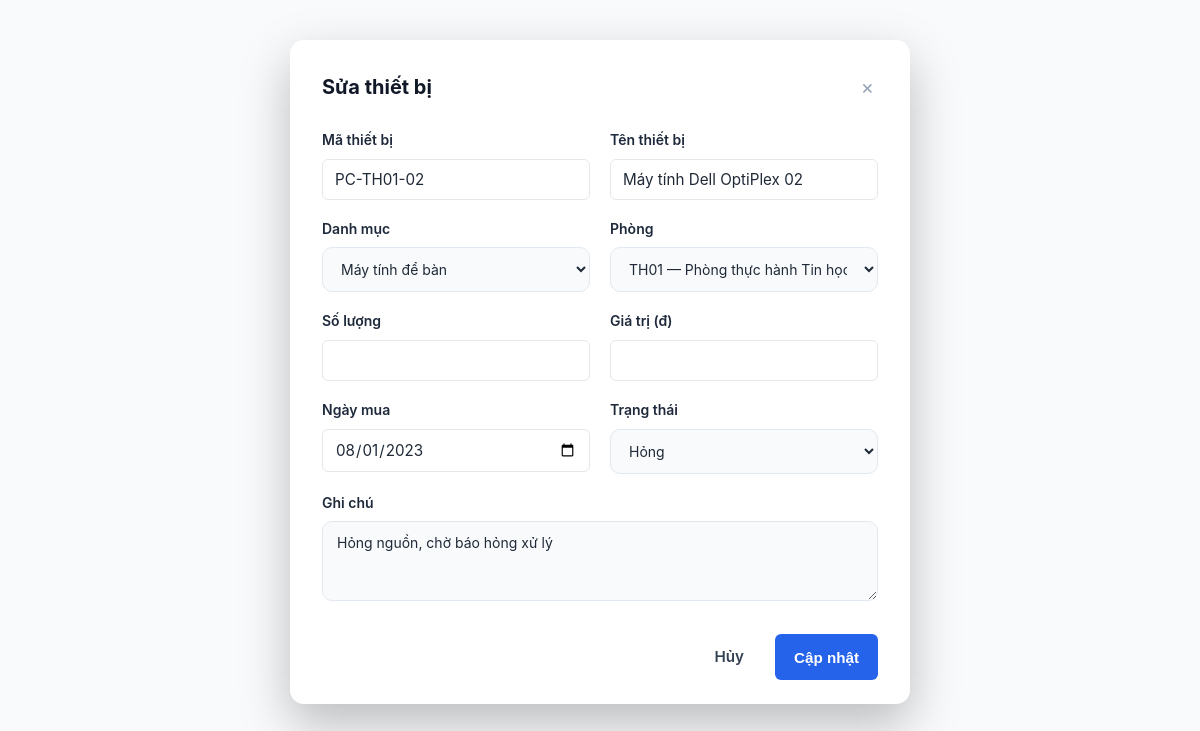
Screenshot of /equipment/edit.php?id=2 with the database file from the repository.
### tables this page shows
CREATE TABLE `equipment` (
    `id`             INT UNSIGNED AUTO_INCREMENT PRIMARY KEY,
    `ma_thiet_bi`    VARCHAR(30)  NOT NULL,
    `ten_thiet_bi`   VARCHAR(150) NOT NULL,
    `type_id`        INT UNSIGNED NOT NULL,
    `room_id`        INT UNSIGNED NULL COMMENT 'NULL = thiết bị lưu động, có thể mang đi mượn',
    `co_the_muon`    TINYINT(1)   NOT NULL DEFAULT 0 COMMENT 'Đánh dấu thiết bị dùng cho luồng mượn thiết bị',
    `trang_thai`     ENUM('active','broken','maintenance','borrowed') NOT NULL DEFAULT 'active',
    `ngay_mua`       DATE NULL,
    `mo_ta`          TEXT NULL,
    `created_at`     DATETIME NOT NULL DEFAULT CURRENT_TIMESTAMP,
    `updated_at`     DATETIME NOT NULL DEFAULT CURRENT_TIMESTAMP ON UPDATE CURRENT_TIMESTAMP,
    UNIQUE KEY `uq_equipment_ma_thiet_bi` (`ma_thiet_bi`),
    KEY `idx_equipment_type_id` (`type_id`),
    KEY `idx_equipment_room_id` (`room_id`),
    KEY `idx_equipment_trang_thai` (`trang_thai`),
    CONSTRAINT `fk_equipment_type`
        FOREIGN KEY (`type_id`) REFERENCES `equipment_types` (`id`)
        ON DELETE RESTRICT ON UPDATE CASCADE,
    CONSTRAINT `fk_equipment_room`
        FOREIGN KEY (`room_id`) REFERENCES `rooms` (`id`)
        ON DELETE SET NULL ON UPDATE CASCADE
);

CREATE TABLE `equipment_types` (
    `id`        INT UNSIGNED AUTO_INCREMENT PRIMARY KEY,
    `ten_loai`  VARCHAR(100) NOT NULL,
    `mo_ta`     TEXT NULL,
    `created_at` DATETIME NOT NULL DEFAULT CURRENT_TIMESTAMP,
    `updated_at` DATETIME NOT NULL DEFAULT CURRENT_TIMESTAMP ON UPDATE CURRENT_TIMESTAMP,
    UNIQUE KEY `uq_equipment_types_ten_loai` (`ten_loai`)
);

CREATE TABLE `rooms` (
    `id`          INT UNSIGNED AUTO_INCREMENT PRIMARY KEY,
    `ma_phong`    VARCHAR(20)  NOT NULL COMMENT 'VD: TH01',
    `ten_phong`   VARCHAR(100) NOT NULL,
    `vi_tri`      VARCHAR(150) NOT NULL COMMENT 'Toà nhà, tầng',
    `suc_chua`    INT UNSIGNED NOT NULL,
    `trang_thai`  ENUM('available','maintenance','closed') NOT NULL DEFAULT 'available',
    `mo_ta`       TEXT NULL,
    `created_at`  DATETIME NOT NULL DEFAULT CURRENT_TIMESTAMP,
    `updated_at`  DATETIME NOT NULL DEFAULT CURRENT_TIMESTAMP ON UPDATE CURRENT_TIMESTAMP,
    UNIQUE KEY `uq_rooms_ma_phong` (`ma_phong`),
    KEY `idx_rooms_trang_thai` (`trang_thai`),
    CONSTRAINT `chk_rooms_suc_chua` CHECK (`suc_chua` > 0)
);

### models/ThietBi.php (called while the page is built, shortened)
<?php
class ThietBi
{
    private PDO $pdo;
    public function __construct(PDO $pdo)
    {
        $this->pdo = $pdo;
    }
    public function getById(int $id): array|false
    {
        $stmt = $this->pdo->prepare("SELECT * FROM equipment WHERE id = :id");
        $stmt->execute(['id' => $id]);
        return $stmt->fetch();
    }
    public function danhSachLoai(): array
    {
        return $this->pdo->query("SELECT * FROM equipment_types ORDER BY ten_loai")->fetchAll();
    }
    public function danhSachPhong(): array
    {
        return $this->pdo->query("SELECT id, ma_phong, ten_phong FROM rooms ORDER BY ma_phong")->fetchAll();
    }
}

### equipment/edit.php (the view, shortened to what this page needs)
<?php
require_once __DIR__ . '/../config/database.php';
require_once __DIR__ . '/../models/ThietBi.php';
$tbModel = new ThietBi($pdo);
$cacLoai  = $tbModel->danhSachLoai();
$cacPhong = $tbModel->danhSachPhong();
$errors = $_SESSION['tb_errors'] ?? [];
$old    = $_SESSION['tb_old'] ?? [];
$id = (int)($_GET['id'] ?? 0);
$tb = $tbModel->getById($id);
$data = !empty($old) ? $old : $tb;
?>
<!DOCTYPE html>
<html lang="vi">
<head>
    <link rel="stylesheet" href="../assets/css/style.css">
</head>
<body>
<div class="modal-box" style="margin:40px auto;">
    <div class="modal-header">
        <h2>Sửa thiết bị</h2>
        <a href="index.php" class="modal-close">&times;</a>
    </div>
    <form method="POST" action="xuly.php" novalidate>
        <div class="form-row">
            <div class="form-group <?= isset($errors['ma_thiet_bi']) ? 'has-error' : '' ?>">
                <label for="ma_thiet_bi">Mã thiết bị</label>
                <input type="text" id="ma_thiet_bi" name="ma_thiet_bi" value="<?= htmlspecialchars($data['ma_thiet_bi']) ?>">
            </div>
            <div class="form-group <?= isset($errors['ten_thiet_bi']) ? 'has-error' : '' ?>">
                <label for="ten_thiet_bi">Tên thiết bị</label>
                <input type="text" id="ten_thiet_bi" name="ten_thiet_bi" value="<?= htmlspecialchars($data['ten_thiet_bi']) ?>">
            </div>
        </div>
        <div class="form-row">
            <div class="form-group">
                <label for="type_id">Danh mục</label>
                <select id="type_id" name="type_id">
                    <?php foreach ($cacLoai as $loai): ?>
                        <option value="<?= $loai['id'] ?>" <?= (int)$data['type_id'] === (int)$loai['id'] ? 'selected' : '' ?>>
                            <?= htmlspecialchars($loai['ten_loai']) ?>
                        </option>
                    <?php endforeach; ?>
                </select>
            </div>
            <div class="form-group">
                <label for="room_id">Phòng</label>
                <select id="room_id" name="room_id">
                    <?php foreach ($cacPhong as $p): ?>
                        <option value="<?= $p['id'] ?>" <?= (int)($data['room_id'] ?? 0) === (int)$p['id'] ? 'selected' : '' ?>>
                            <?= htmlspecialchars($p['ma_phong']) ?> — <?= htmlspecialchars($p['ten_phong']) ?>
                        </option>
                    <?php endforeach; ?>
                </select>
            </div>
        </div>
        <div class="form-row">
            <div class="form-group <?= isset($errors['so_luong']) ? 'has-error' : '' ?>">
                <label for="so_luong">Số lượng</label>
                <input type="number" id="so_luong" name="so_luong" min="1" value="<?= htmlspecialchars($data['so_luong']) ?>">
            </div>
            <div class="form-group">
                <label for="gia_tri">Giá trị (đ)</label>
                <input type="number" id="gia_tri" name="gia_tri" min="0" value="<?= htmlspecialchars($data['gia_tri'] ?? '') ?>">
            </div>
        </div>
        <div class="form-row">
            <div class="form-group">
                <label for="ngay_mua">Ngày mua</label>
                <input type="date" id="ngay_mua" name="ngay_mua" value="<?= htmlspecialchars($data['ngay_mua'] ?? '') ?>">
            </div>
            <div class="form-group">
                <label for="trang_thai">Trạng thái</label>
                <select id="trang_thai" name="trang_thai">
                    <option value="broken" <?= $data['trang_thai'] === 'broken' ? 'selected' : '' ?>>Hỏng</option>
                </select>
            </div>
        </div>
        <div class="form-group">
            <label for="mo_ta">Ghi chú</label>
            <textarea id="mo_ta" name="mo_ta"><?= htmlspecialchars($data['mo_ta'] ?? '') ?></textarea>
        </div>
        <div class="modal-footer">
            <a href="index.php" class="btn btn-cancel">Hủy</a>
            <button type="submit" class="btn btn-primary">Cập nhật</button>
        </div>
    </form>
</div>
</body>
</html>

### assets/css/style.css (style rules this page uses)
* { box-sizing: border-box; }
body { font-family: -apple-system, BlinkMacSystemFont, "Segoe UI", Roboto, Helvetica, Arial, sans-serif; background: #f7f8fa; margin: 0; color: #0f172a; }
a { text-decoration: none; color: inherit; }
.btn { padding: 9px 16px; border-radius: 9px; font-size: 13.5px; font-weight: 600; cursor: pointer; border: 1px solid transparent; display: inline-flex; align-items: center; justify-content: center; gap: 6px; flex: 1; transition: background .15s, border-color .15s; }
.modal-box { background: #fff; width: 100%; max-width: 620px; max-height: 92vh; overflow-y: auto; border-radius: 14px; padding: 28px 32px 24px; box-shadow: 0 20px 50px rgba(0,0,0,0.25); }
.modal-header { display: flex; align-items: center; justify-content: space-between; margin-bottom: 22px; }
.modal-header h2 { margin: 0; font-size: 20px; font-weight: 700; }
.modal-close { background: none; border: none; font-size: 20px; color: #94a3b8; cursor: pointer; padding: 4px; }
.form-group { margin-bottom: 18px; }
.form-row { display: flex; gap: 20px; }
.form-row .form-group { flex: 1; }
.form-group label { display: block; font-weight: 600; font-size: 14px; color: #1e293b; margin-bottom: 8px; }
.form-group input, .form-group select, .form-group textarea { width: 100%; padding: 12px 14px; border: 1px solid #e2e8f0; border-radius: 10px; background: #f8fafc; font-size: 14px; outline: none; font-family: inherit; }
.form-group textarea { resize: vertical; min-height: 80px; }
.modal-footer { display: flex; justify-content: flex-end; gap: 12px; margin-top: 26px; }
.btn-cancel { background: #fff; border: 1px solid #e2e8f0; color: #334155; padding: 11px 22px; border-radius: 9px; font-weight: 600; flex: none; }
.btn-primary { background: #2563eb; color: #fff; padding: 11px 22px; border-radius: 9px; font-weight: 600; flex: none; border: none; }
:root { --color-primary: #2563eb; --color-primary-dark: #1d4ed8; --color-primary-light: #dbeafe; --color-success: #16a34a; --color-success-bg: #dcfce7; --color-error: #dc2626; --color-error-bg: #fee2e2; --color-info: #0891b2; --color-info-bg: #cffafe; --color-warning: #d97706; --color-warning-bg: #fef3c7; --color-text: #1f2937; --color-text-muted: #6b7280; --color-border: #e5e7eb; --color-bg: #f8fafc; --color-surface: #ffffff; --radius-sm: 6px; --radius-md: 10px; --radius-lg: 16px; --shadow-sm: 0 1px 2px rgba(15, 23, 42, 0.06); --shadow-md: 0 8px 24px rgba(15, 23, 42, 0.08); --shadow-lg: 0 20px 48px rgba(15, 23, 42, 0.14); --font-sans: -apple-system, BlinkMacSystemFont, "Segoe UI", Roboto, "Helvetica Neue", Arial, sans-serif; }
html, body { margin: 0; padding: 0; }
body { font-family: var(--font-sans); color: var(--color-text); background: var(--color-bg); line-height: 1.55; -webkit-font-smoothing: antialiased; }
a { color: var(--color-primary); text-decoration: none; }
h1, h2, h3, h4 { line-height: 1.25; margin: 0 0 .6em; color: #111827; }
h2 { font-size: 1.35rem; }
.btn { display: inline-flex; align-items: center; justify-content: center; gap: 6px; padding: 10px 18px; border-radius: var(--radius-sm); border: 1px solid transparent; font-size: .95rem; font-weight: 600; cursor: pointer; transition: background .15s ease, box-shadow .15s ease, transform .05s ease; text-decoration: none; }
.btn-primary { background: var(--color-primary); color: #fff; }
label { display: block; font-weight: 600; font-size: .88rem; margin-bottom: 6px; color: #374151; }
input[type="text"], input[type="email"], input[type="password"], input[type="tel"], input[type="number"], input[type="date"], input[type="datetime-local"], select, textarea { width: 100%; padding: 10px 12px; border: 1px solid var(--color-border); border-radius: var(--radius-sm); font-size: .95rem; font-family: inherit; color: var(--color-text); background: #fff; transition: border-color .15s ease, box-shadow .15s ease; }

### rows the page displays
equipment: ma_thiet_bi "PC-TH01-02", ten_thiet_bi "Máy tính Dell OptiPlex 02", type_id "Máy tính để bàn", room_id "TH01 — Phòng thực hành Tin học 1", ngay_mua "08/01/2023", trang_thai "Hỏng", mo_ta "Hỏng nguồn, chờ báo hỏng xử lý"
